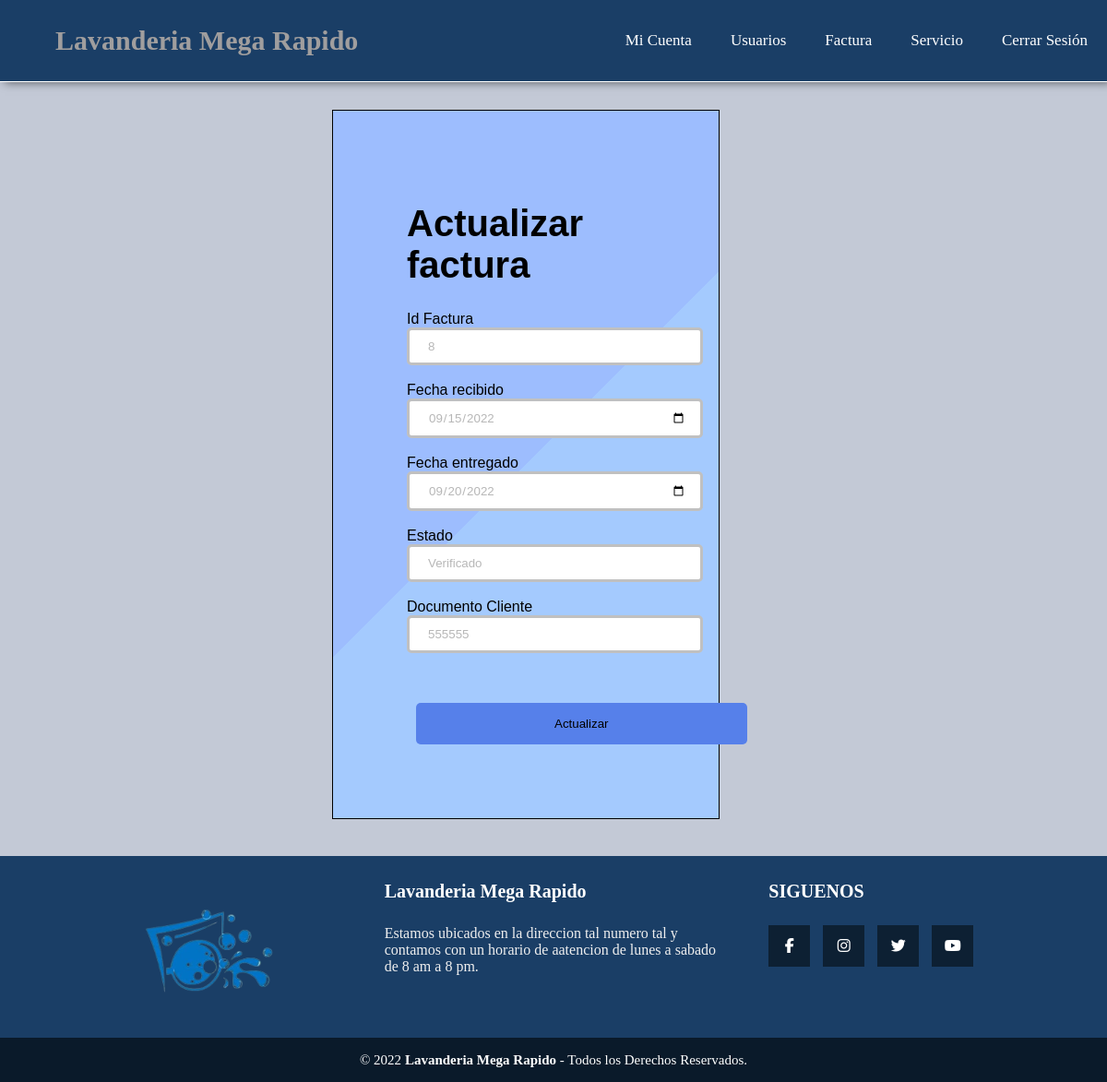
The app's page /Administrador/CRUD_Fact/editar_factura.php?id=8 (signed in) with its own data.
### tables this page shows
CREATE TABLE `factura` (
  `id_factura` int NOT NULL,
  `fecha_recibido` date NOT NULL,
  `fecha_entregado` date NOT NULL,
  `estado` varchar(20) NOT NULL,
  `info_cliente_id` int NOT NULL
);

### Administrador/CRUD_Fact/editar_factura.php (the view, shortened to what this page needs)
<?php include('menu_admin.php');
$idfactura=$_REQUEST['id'];
$sql="SELECT * FROM factura WHERE id_factura='$idfactura'";
$query=mysqli_query($conn,$sql);
$row=mysqli_fetch_array($query);
?>
    <div class="contenedor_editar_factura">
        <h1>Actualizar factura</h1>
        <form action="gua_editar_fac.php" method="POST">
        <td>Id Factura</td><br>
        <input type="text" readonly name="id_factura" class="casillas_actualizar" value="<?php echo $row['id_factura']  ?>"><br><br>
        <td>Fecha recibido</td><br>
        <input type="date" name="fecha_recibido" placeholder="Fecha de recibido"  class="casillas_actualizar" value="<?php echo $row['fecha_recibido']  ?>"><br><br>
        <td>Fecha entregado</td><br>
        <input type="date" name="fecha_entregado" placeholder="Fecha de entrega"  class="casillas_actualizar" value="<?php echo $row['fecha_entregado']  ?>"><br><br>
        <td>Estado</td><br>
        <input type="text" name="estado" placeholder="Introduzca estado actual"  class="casillas_actualizar" value="<?php echo $row['estado']  ?>"><br><br>
        <td>Documento Cliente</td><br>
        <input type="text" readonly name="inf_cliente" placeholder="Introduzca documento"  class="casillas_actualizar" value="<?php echo $row['info_cliente_id']  ?>"><br><br><br>
        <td><input name="enviar" type="submit" id="enviar" value="Actualizar" class="boton_actualizar"/></td><br>
        </form>
    </div>
<?php include('pie_pagina.php'); ?>

### Administrador/style.css (style rules this page uses)
body { margin: 0; padding: 0; background: rgb(195, 201, 214); display: flex; flex-direction: column; height: 100%; }
html { height: 100%; }

### css/estilo_fac.css (style rules this page uses)
body { margin: 0; padding: 0; background: rgb(243, 244, 244); }
h1 { margin-top: 20px; font-size: 40px; font-family: Arial, Helvetica, sans-serif; }
.contenedor_editar_factura { background-image: linear-gradient(-225deg, #9dbdfe 50%, #a4cafe 50%); padding: 80px; margin-left: 30%; margin-right: 35%; margin-top: 30px; font-family: Arial, Helvetica, sans-serif; border: solid 1px; position:relative; }
.boton_actualizar { margin-left: 10px; margin-right: 30px; background-color: rgb(86, 128, 234); border: white; border-radius: 5px; padding-top: 15px; padding-bottom: 15px; padding-right: 150px; padding-left: 150px; font-family: Arial, Helvetica, sans-serif; }
.casillas_actualizar { position:relative; background: #fff; color: rgb(183, 183, 183); padding: 10px 15px 10px 20px; border-radius: 5px; border: solid rgb(192, 192, 192); width: 280px; font-family: Arial, Helvetica, sans-serif; }

### css/pie_pagina.css (style rules this page uses)
body { margin: 0; padding: 0; background: rgb(195, 201, 214); display: flex; flex-direction: column; min-height: 100%; }
html { height: 100%; }

### records on screen
factura: id_factura "8", fecha_recibido "09/15/2022", fecha_entregado "09/20/2022", estado "Verificado", inf_cliente "555555"
